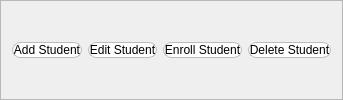
             <widget class="QFrame" name="frame_3">
              <property name="styleSheet">
               <string notr="true"/>
              </property>
              <property name="frameShape">
               <enum>QFrame::StyledPanel</enum>
              </property>
              <property name="frameShadow">
               <enum>QFrame::Raised</enum>
              </property>
              <layout class="QHBoxLayout" name="horizontalLayout_5">
               <item>
                <widget class="QPushButton" name="addstudentButton">
                 <property name="styleSheet">
                  <string notr="true">background-color: rgb(255, 255, 255);
border-color: qlineargradient(spread:pad, x1:0, y1:0, x2:1, y2:0, stop:0 rgba(0, 0, 0, 255), stop:1 rgba(255, 255, 255, 255));
border: 1px solid #bbb;
border-radius: 8px;
font: 300 9pt &quot;URW Bookman [urw]&quot;;
</string>
                 </property>
                 <property name="text">
                  <string>Add Student</string>
                 </property>
                </widget>
               </item>
               <item>
                <widget class="QPushButton" name="editstudentButton">
                 <property name="styleSheet">
                  <string notr="true">background-color: rgb(255, 255, 255);
border-color: qlineargradient(spread:pad, x1:0, y1:0, x2:1, y2:0, stop:0 rgba(0, 0, 0, 255), stop:1 rgba(255, 255, 255, 255));
border: 1px solid #bbb;
border-radius: 8px;
font: 300 9pt &quot;URW Bookman [urw]&quot;;
</string>
                 </property>
                 <property name="text">
                  <string>Edit Student</string>
                 </property>
                </widget>
               </item>
               <item>
                <widget class="QPushButton" name="enrollstudentButton">
                 <property name="styleSheet">
                  <string notr="true">background-color: rgb(255, 255, 255);
border-color: qlineargradient(spread:pad, x1:0, y1:0, x2:1, y2:0, stop:0 rgba(0, 0, 0, 255), stop:1 rgba(255, 255, 255, 255));
border: 1px solid #bbb;
border-radius: 8px;
font: 300 9pt &quot;URW Bookman [urw]&quot;;
</string>
                 </property>
                 <property name="text">
                  <string>Enroll Student</string>
                 </property>
                </widget>
               </item>
               <item>
                <widget class="QPushButton" name="deletestudentButton">
                 <property name="styleSheet">
                  <string notr="true">background-color: rgb(255, 255, 255);
border-color: qlineargradient(spread:pad, x1:0, y1:0, x2:1, y2:0, stop:0 rgba(0, 0, 0, 255), stop:1 rgba(255, 255, 255, 255));
border: 1px solid #bbb;
border-radius: 8px;
font: 300 9pt &quot;URW Bookman [urw]&quot;;
</string>
                 </property>
                 <property name="text">
                  <string>Delete Student</string>
                 </property>
                </widget>
               </item>
              </layout>
             </widget>
